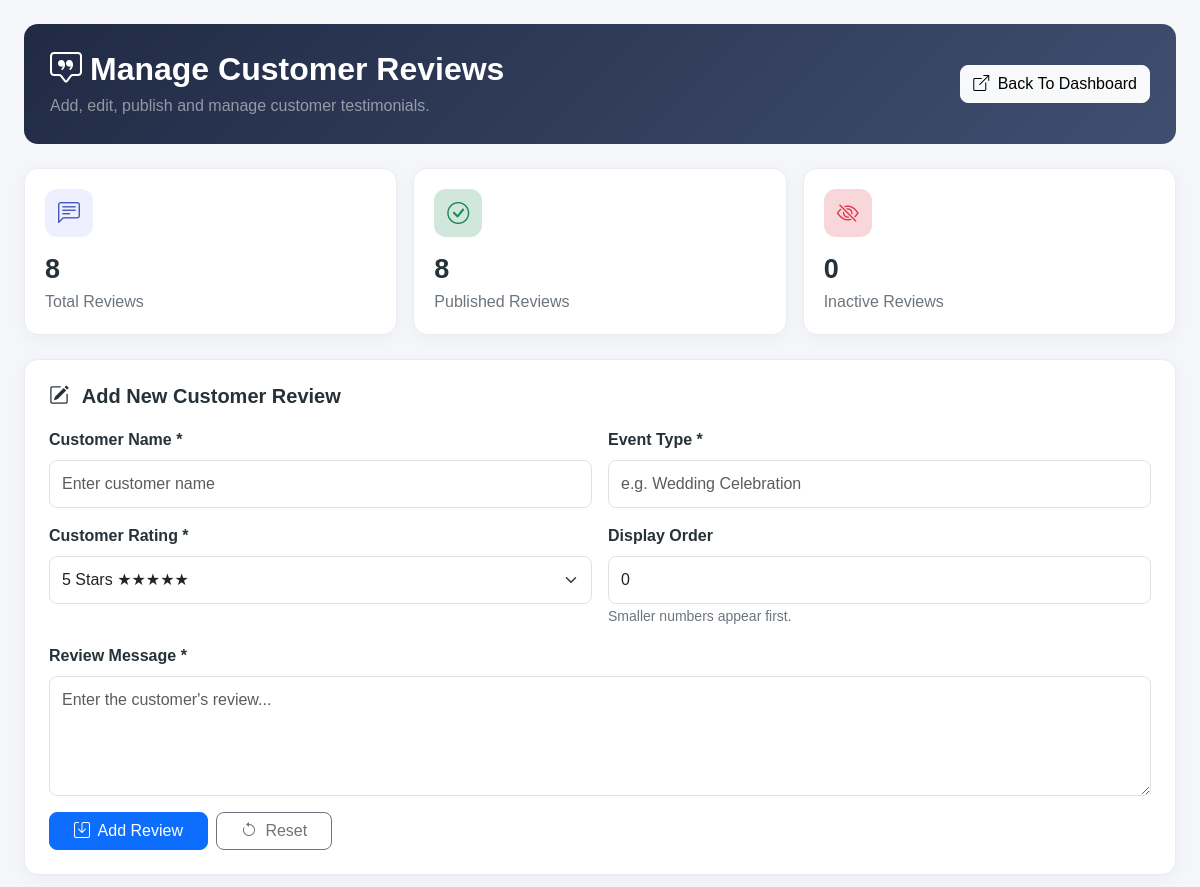
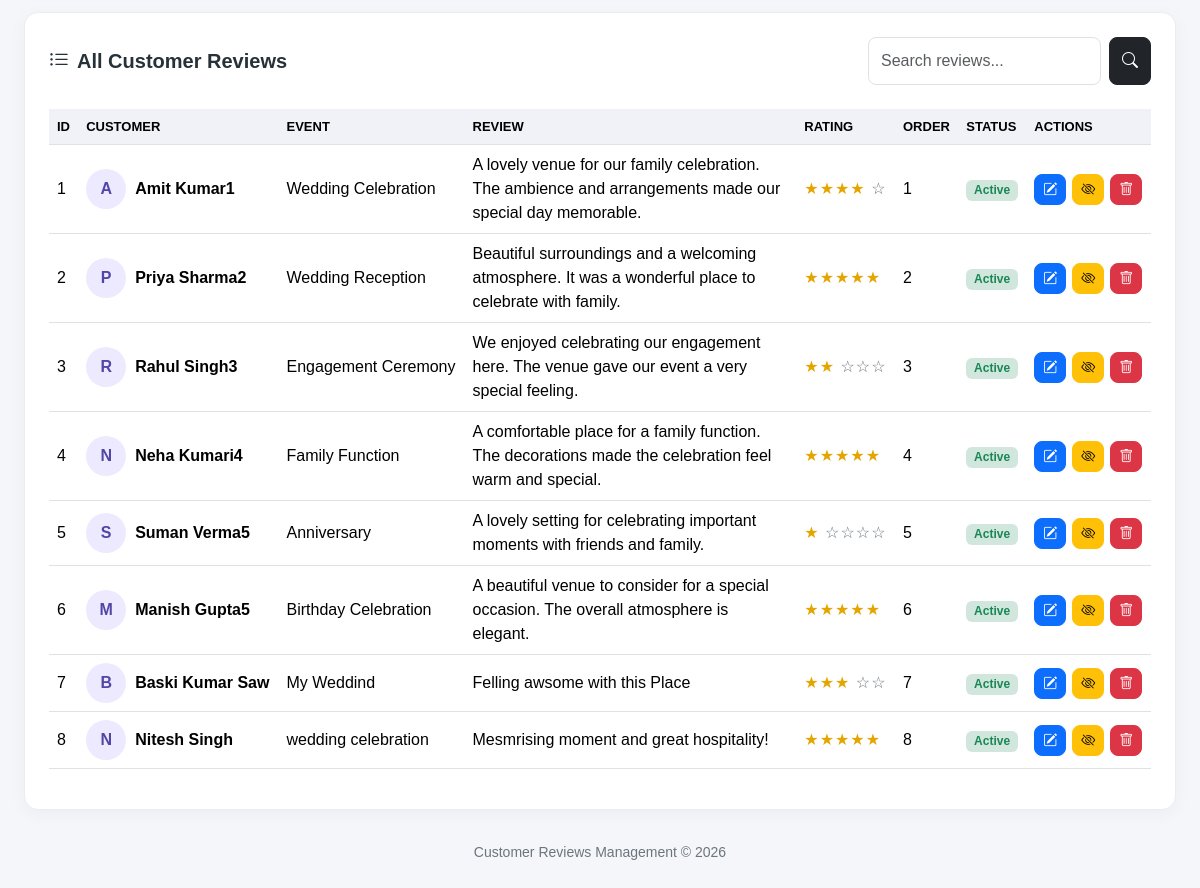
The page /manage_review.php (signed in) on the database its author committed (2 pictures, top to bottom).
### tables this page shows
CREATE TABLE `reviews` (
  `id` int(11) NOT NULL,
  `customer_name` varchar(150) NOT NULL,
  `event_type` varchar(150) NOT NULL,
  `review_text` text NOT NULL,
  `rating` tinyint(3) UNSIGNED NOT NULL DEFAULT 5,
  `status` tinyint(1) NOT NULL DEFAULT 1,
  `sort_order` int(11) NOT NULL DEFAULT 0,
  `created_at` timestamp NOT NULL DEFAULT current_timestamp()
);

### manage_review.php (the view, shortened to what this page needs)
<?php
include 'config/db.php';
function e($value)
{
    return htmlspecialchars((string)$value, ENT_QUOTES, 'UTF-8');
}
$editReview = [
    'id' => 0,
    'customer_name' => '',
    'event_type' => '',
    'review_text' => '',
    'rating' => 5,
    'sort_order' => 0
];
$search = trim($_GET['search'] ?? '');
if ($search !== '') {
    $like = '%' . $search . '%';
    $stmt = $conn->prepare(
        "SELECT * FROM reviews
         WHERE customer_name LIKE ?
            OR event_type LIKE ?
            OR review_text LIKE ?
         ORDER BY sort_order ASC, id DESC"
    );
    $stmt->bind_param('sss', $like, $like, $like);
} else {
    $stmt = $conn->prepare(
        "SELECT * FROM reviews ORDER BY sort_order ASC, id DESC"
    );
}
$stmt->execute();
$reviewsResult = $stmt->get_result();
$totalReviews = 0;
$activeReviews = 0;
$inactiveReviews = 0;
$countResult = $conn->query(
    "SELECT
        COUNT(*) AS total,
        COALESCE(SUM(status = 1), 0) AS active,
        COALESCE(SUM(status = 0), 0) AS inactive
     FROM reviews"
);
if ($countResult) {
    $counts = $countResult->fetch_assoc();
    $totalReviews = (int)$counts['total'];
    $activeReviews = (int)$counts['active'];
    $inactiveReviews = (int)$counts['inactive'];
}
?>
<!DOCTYPE html>
<html lang="en">
<head>
    <link href="https://cdn.jsdelivr.net/npm/bootstrap@5.3.3/dist/css/bootstrap.min.css"
          rel="stylesheet">
    <link rel="stylesheet"
          href="https://cdn.jsdelivr.net/npm/bootstrap-icons@1.11.3/font/bootstrap-icons.min.css">
</head>
<body>
<div class="container-fluid px-3 px-lg-4 py-4">
    <div class="page-header d-md-flex justify-content-between align-items-center">
        <div>
            <h2><i class="bi bi-chat-square-quote me-2"></i>Manage Customer Reviews</h2>
            <p class="mb-0 text-white-50">
                Add, edit, publish and manage customer testimonials.
            </p>
        </div>
        <a href="dashboard.php" target="_blank" rel="noopener"
           class="btn btn-light mt-3 mt-md-0">
            <i class="bi bi-box-arrow-up-right me-1"></i> Back To Dashboard
        </a>
    </div>
    <div class="row g-3 mb-4">
        <div class="col-12 col-sm-6 col-xl-4">
            <div class="stat-card">
                <div class="stat-icon"><i class="bi bi-chat-left-text"></i></div>
                <div class="stat-number"><?= $totalReviews ?></div>
                <div class="text-secondary">Total Reviews</div>
            </div>
        </div>
        <div class="col-12 col-sm-6 col-xl-4">
            <div class="stat-card">
                <div class="stat-icon text-success bg-success-subtle">
                    <i class="bi bi-check-circle"></i>
                </div>
                <div class="stat-number"><?= $activeReviews ?></div>
                <div class="text-secondary">Published Reviews</div>
            </div>
        </div>
        <div class="col-12 col-sm-6 col-xl-4">
            <div class="stat-card">
                <div class="stat-icon text-danger bg-danger-subtle">
                    <i class="bi bi-eye-slash"></i>
                </div>
                <div class="stat-number"><?= $inactiveReviews ?></div>
                <div class="text-secondary">Inactive Reviews</div>
            </div>
        </div>
    </div>
    <div class="content-card" id="reviewForm">
        <h5 class="card-heading">
            <i class="bi bi-pencil-square me-2"></i>
            <?= (int)$editReview['id'] > 0 ? 'Edit Customer Review' : 'Add New Customer Review' ?>
        </h5>
        <form method="POST" action="manage_review.php">
            <div class="row g-3">
                <div class="col-md-6">
                    <label for="customer_name" class="form-label">Customer Name *</label>
                    <input type="text" id="customer_name" name="customer_name"
                           class="form-control" maxlength="150"
                           value="<?= e($editReview['customer_name']) ?>"
                           placeholder="Enter customer name" required>
                </div>
                <div class="col-md-6">
                    <label for="event_type" class="form-label">Event Type *</label>
                    <input type="text" id="event_type" name="event_type"
                           class="form-control" maxlength="150"
                           value="<?= e($editReview['event_type']) ?>"
                           placeholder="e.g. Wedding Celebration" required>
                </div>
                <div class="col-md-6">
                    <label for="rating" class="form-label">Customer Rating *</label>
                    <select name="rating" id="rating" class="form-select" required>
                        <?php for ($i = 5; $i >= 1; $i--): ?>
                            <option value="<?= $i ?>"
                                <?= (int)$editReview['rating'] === $i ? 'selected' : '' ?>>
                                <?= $i ?> Star<?= $i > 1 ? 's' : '' ?>
                            </option>
                        <?php endfor; ?>
                    </select>
                </div>
                <div class="col-md-6">
                    <label for="sort_order" class="form-label">Display Order</label>
                    <input type="number" id="sort_order" name="sort_order"
                           class="form-control" min="0"
                           value="<?= (int)$editReview['sort_order'] ?>" required>
                    <small class="text-secondary">Smaller numbers appear first.</small>
                </div>
                <div class="col-12">
                    <label for="review_text" class="form-label">Review Message *</label>
                    <textarea id="review_text" name="review_text"
                              class="form-control" rows="4"
                              placeholder="Enter the customer's review..."
                              required><?= e($editReview['review_text']) ?></textarea>
                </div>
                <div class="col-12 d-flex flex-wrap gap-2">
                    <button type="submit" class="btn btn-primary px-4">
                        <i class="bi bi-save me-1"></i>
                        <?= (int)$editReview['id'] > 0 ? 'Update Review' : 'Add Review' ?>
                    </button>
                    <?php if ((int)$editReview['id'] > 0): ?>
                        <a href="manage_review.php" class="btn btn-outline-secondary px-4">
                            <i class="bi bi-x-circle me-1"></i> Cancel Edit
                        </a>
                    <?php else: ?>
                        <button type="reset" class="btn btn-outline-secondary px-4">
                            <i class="bi bi-arrow-counterclockwise me-1"></i> Reset
                        </button>
                    <?php endif; ?>
                </div>
            </div>
        </form>
    </div>
    <div class="content-card">
        <div class="d-flex flex-column flex-md-row justify-content-between
                    align-items-md-center gap-3 mb-4">
            <h5 class="card-heading mb-0">
                <i class="bi bi-list-ul me-2"></i>All Customer Reviews
            </h5>
            <form method="GET" action="manage_review.php"
                  class="d-flex gap-2">
                <input type="search" name="search" class="form-control"
                       placeholder="Search reviews..."
                       value="<?= e($search) ?>">
                <button type="submit" class="btn btn-dark">
                    <i class="bi bi-search"></i>
                </button>
            </form>
        </div>
        <div class="table-responsive">
            <table class="table table-hover align-middle">
                <thead>
                <tr>
                    <th>ID</th>
                    <th>Customer</th>
                    <th>Event</th>
                    <th>Review</th>
                    <th>Rating</th>
                    <th>Order</th>
                    <th>Status</th>
                    <th>Actions</th>
                </tr>
                </thead>
                <tbody>
                <?php if ($reviewsResult->num_rows > 0): ?>
                    <?php while ($review = $reviewsResult->fetch_assoc()): ?>
                        <?php
                        $name = $review['customer_name'];
                        $initial = function_exists('mb_substr')
                            ? mb_substr($name, 0, 1, 'UTF-8')
                            : substr($name, 0, 1);
                        $ratingValue = max(1, min(5, (int)$review['rating']));
                        ?>
                        <tr>
                            <td><?= (int)$review['id'] ?></td>
                            <td>
                                <div class="d-flex align-items-center">
                                    <span class="customer-avatar">
                                        <?= e($initial) ?>
                                    </span>
                                    <strong><?= e($name) ?></strong>
                                </div>
                            </td>
                            <td><?= e($review['event_type']) ?></td>
                            <td class="review-preview">
                                <?= e($review['review_text']) ?>
                            </td>
                            <td>
                                <span class="stars" title="<?= $ratingValue ?> out of 5 stars">
                                    <?= str_repeat('★', $ratingValue) ?>
                                    <span class="text-secondary">
                                        <?= str_repeat('☆', 5 - $ratingValue) ?>
                                    </span>
                                </span>
                            </td>
                            <td><?= (int)$review['sort_order'] ?></td>
                            <td>
                                <?php if ((int)$review['status'] === 1): ?>
                                    <span class="badge bg-success-subtle text-success">
                                        Active
                                    </span>
                                <?php else: ?>
                                    <span class="badge bg-secondary-subtle text-secondary">
                                        Inactive
                                    </span>
                                <?php endif; ?>
                            </td>
                            <td>
                                <div class="action-buttons">
                                    <a href="manage_review.php?edit=<?= (int)$review['id'] ?>#reviewForm"
                                       class="btn btn-sm btn-primary"
                                       title="Edit review">
                                        <i class="bi bi-pencil-square"></i>
                                    </a>
                                    <form method="POST" action="manage_review.php">
                                        <button type="submit"
                                                class="btn btn-sm <?= (int)$review['status'] === 1 ? 'btn-warning' : 'btn-success' ?>"
                                                title="<?= (int)$review['status'] === 1 ? 'Deactivate review' : 'Activate review' ?>">
                                            <i class="bi <?= (int)$review['status'] === 1 ? 'bi-eye-slash' : 'bi-eye' ?>"></i>
                                        </button>
                                    </form>
                                    <form method="POST" action="manage_review.php"
                                          onsubmit="return confirm('Are you sure you want to delete this review? This cannot be undone.');">
                                        <button type="submit"
                                                class="btn btn-sm btn-danger"
                                                title="Delete review">
                                            <i class="bi bi-trash"></i>
                                        </button>
                                    </form>
                                </div>
                            </td>
                        </tr>
                    <?php endwhile; ?>
                <?php endif; ?>
                </tbody>
            </table>
        </div>
    </div>
    <div class="text-center text-secondary small py-2">
        Customer Reviews Management &copy; <?= date('Y') ?>
    </div>
</div>
</body>
</html>

### manage_review.php (style rules this page uses)
body { background: #f5f6fa; font-family: Arial, sans-serif; color: #263238; }
.page-header { background: linear-gradient(135deg, #202a44, #414e70); color: #fff; padding: 26px; border-radius: 14px; margin-bottom: 24px; }
.page-header h2 { font-weight: 700; margin-bottom: 6px; }
.stat-card, .content-card { background: #fff; border: 1px solid #e9edf3; border-radius: 14px; box-shadow: 0 4px 18px rgba(25, 35, 55, .04); }
.stat-card { padding: 20px; height: 100%; }
.stat-icon { width: 48px; height: 48px; border-radius: 12px; display: flex; align-items: center; justify-content: center; font-size: 22px; background: #eef0ff; color: #4957bd; }
.stat-number { font-size: 27px; font-weight: 700; margin-top: 12px; }
.content-card { padding: 24px; margin-bottom: 24px; }
.card-heading { font-weight: 700; margin-bottom: 20px; }
.form-label { font-weight: 600; }
.form-control, .form-select { padding: 11px 12px; border-radius: 8px; }
.btn { border-radius: 8px; }
.table thead th { background: #f0f2f7; white-space: nowrap; font-size: 13px; text-transform: uppercase; }
.table td { vertical-align: middle; }
.review-preview { min-width: 180px; max-width: 330px; white-space: normal; overflow-wrap: anywhere; }
.stars { color: #e5a500; letter-spacing: 1px; white-space: nowrap; }
.customer-avatar { width: 40px; height: 40px; background: #edeaff; color: #5145a5; border-radius: 50%; display: inline-flex; align-items: center; justify-content: center; font-weight: 700; margin-right: 9px; }
.action-buttons { display: flex; gap: 6px; align-items: center; }
.action-buttons form { display: inline; margin: 0; }

### rows shown on the page
reviews: id "1", customer_name "A", customer_name "Amit Kumar1", event_type "Wedding Celebration", review_text "A lovely venue for our family celebration. The ambience and arrangements made our special day memorable.", rating "★★★★", rating "☆", sort_order "1", status "Active"
reviews: id "2", customer_name "P", customer_name "Priya Sharma2", event_type "Wedding Reception", review_text "Beautiful surroundings and a welcoming atmosphere. It was a wonderful place to celebrate with family.", rating "★★★★★", sort_order "2", status "Active"
reviews: id "3", customer_name "R", customer_name "Rahul Singh3", event_type "Engagement Ceremony", review_text "We enjoyed celebrating our engagement here. The venue gave our event a very special feeling.", rating "★★", rating "☆☆☆", sort_order "3", status "Active"
reviews: id "4", customer_name "N", customer_name "Neha Kumari4", event_type "Family Function", review_text "A comfortable place for a family function. The decorations made the celebration feel warm and special.", rating "★★★★★", sort_order "4", status "Active"
reviews: id "5", customer_name "S", customer_name "Suman Verma5", event_type "Anniversary", review_text "A lovely setting for celebrating important moments with friends and family.", rating "★", rating "☆☆☆☆", sort_order "5", status "Active"
reviews: id "6", customer_name "M", customer_name "Manish Gupta5", event_type "Birthday Celebration", review_text "A beautiful venue to consider for a special occasion. The overall atmosphere is elegant.", rating "★★★★★", sort_order "6", status "Active"
reviews: id "7", customer_name "B", customer_name "Baski Kumar Saw", event_type "My Weddind", review_text "Felling awsome with this Place", rating "★★★", rating "☆☆", sort_order "7", status "Active"
reviews: id "8", customer_name "N", customer_name "Nitesh Singh", event_type "wedding celebration", review_text "Mesmrising moment and great hospitality!", rating "★★★★★", sort_order "8", status "Active"

### other values the page prints
$totalReviews "8"
$activeReviews "8"
$inactiveReviews "0"
form field rating "5 Stars ★★★★★"
